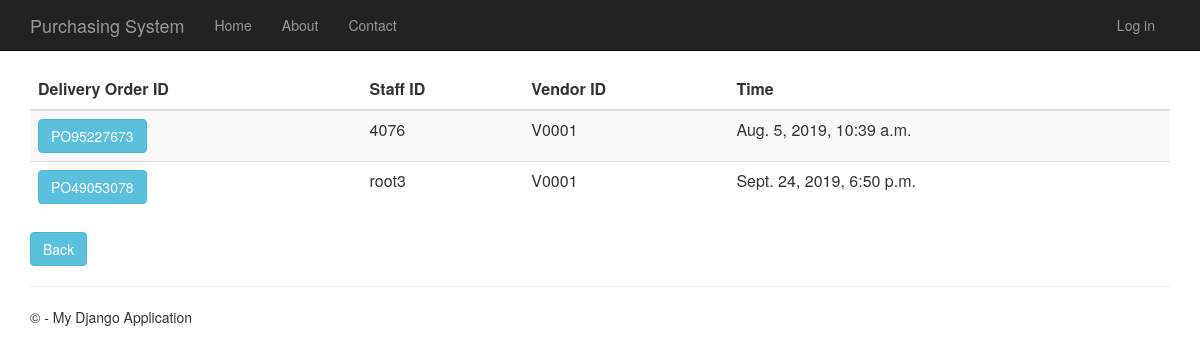
The page /deliveryorderhistory on the database as committed earlier.
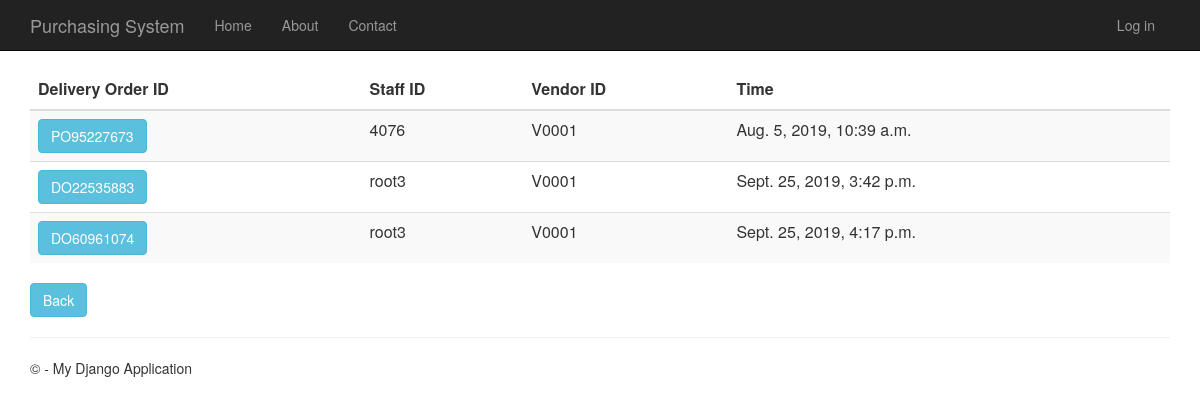
The same page on the database as committed later.
### DeliveryOrder/models.py (models this page shows, shortened)
class DeliveryOrder(models.Model):
    delivery_order_id = models.CharField(primary_key=True, max_length=10)
    shipping_instructions = models.TextField()
    time_created = models.DateTimeField()
    description = models.TextField(null=True,default=None, blank=True)
    total_price = models.DecimalField(max_digits=10, decimal_places=2, default=Decimal('0.00'))
    person_id = models.ForeignKey(Person)
    vendor_id = models.ForeignKey(Vendor)
    purchase_order_id = models.OneToOneField(PurchaseOrder)

### app/models.py (models this page shows, shortened)
class Person(models.Model):
    user_id = models.OneToOneField(User)
    person_id = models.CharField(primary_key=True, max_length=10)
    person_name = models.TextField()
    person_address = models.TextField()
    person_phone_number = models.TextField()
    person_role = models.TextField(default = 'MANAGER')

class Vendor(models.Model):
    vendor_id = models.CharField(primary_key=True, max_length=10)
    vendor_name = models.TextField()
    vendor_phone_number = models.TextField()
    vendor_address = models.TextField()
    vendor_email = models.TextField()
    def __str__(self):
        return str(self.vendor_id)

### DeliveryOrder/views.py (the view)
# urls.py: url(r'^deliveryorderhistory', DeliveryOrder.views.deliveryorderhistory, name="delivery_order_history"),
def deliveryorderhistory(request):
    delivery_orders = DeliveryOrder.objects.all()
    context = {
            'title':'delivery Order History',
            'rows':delivery_orders
        }
    return render(request,'DeliveryOrder/deliveryorderhistory.html',context)

### DeliveryOrder/templates/DeliveryOrder/deliveryorderhistory.html
﻿{% extends "app/layout.html" %}
{% block content %}
<div class="purcahseorderhistory margintop" action="menu" >
    <form action="deliveryorderhistorydetails" method="GET">
        <table class="table table-striped margintop">
          <thead>
            <tr>
              <th scope="col">Delivery Order ID</th>
              <th scope="col">Staff ID</th>
              <th scope="col">Vendor ID</th>
              <th scope="col">Time</th>
            </tr>
          </thead>
          <tbody>
              {% for r in rows %}
            <tr>
                 <td><button type="submit" name="do_id" value="{{r.delivery_order_id}}" class="btn btn-info" >{{r.delivery_order_id}}</button></td>
                 <td>{{r.person_id.person_id}}</td>
                 <td>{{r.vendor_id}}</td>
                 <td>{{r.time_created}}</td>
            </tr>
              {% endfor %}
          </tbody>
        </table>
        <div class="margintop">
            <a type="submit" class="btn btn-info" href="/menu">Back</a>
        </div>
    </form>
</div>
{% endblock %}

Rows that differ between the two databases and show on the page:
removed DeliveryOrder: delivery_order_id "PO49053078", person_id.person_id "root3", vendor_id "V0001", time_created "Sept. 24, 2019, 6:50 p.m."
added DeliveryOrder: delivery_order_id "DO22535883", person_id.person_id "root3", vendor_id "V0001", time_created "Sept. 25, 2019, 3:42 p.m."
added DeliveryOrder: delivery_order_id "DO60961074", person_id.person_id "root3", vendor_id "V0001", time_created "Sept. 25, 2019, 4:17 p.m."
